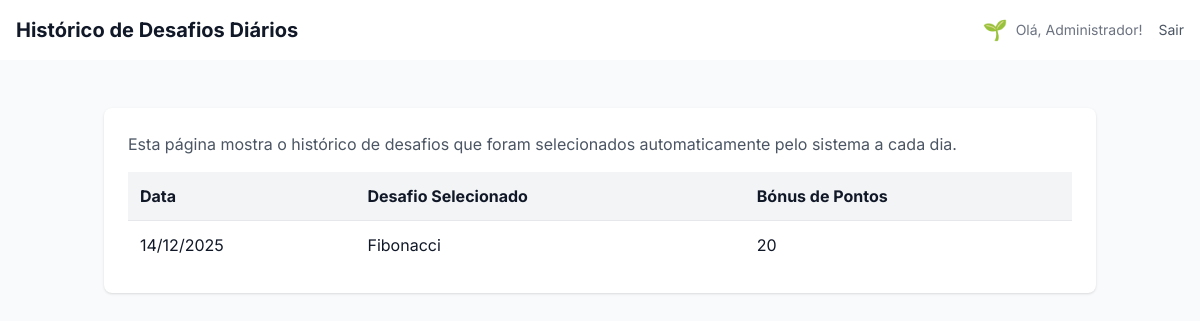
/admin/daily_challenges (signed in), run on an earlier commit of the app's database.
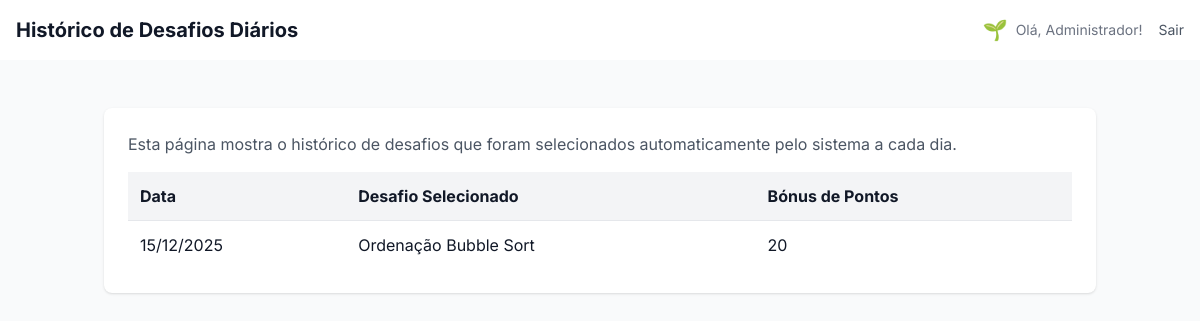
And on a later commit of the database.
### app.py (models this page shows)
class Level(db.Model):
    id = db.Column(db.Integer, primary_key=True)
    name = db.Column(db.String(50), unique=True, nullable=False)
    min_points = db.Column(db.Integer, unique=True, nullable=False, index=True)
    insignia = db.Column(db.String(255), nullable=True)  # URL ou emoji

class User(UserMixin, db.Model):
    id = db.Column(db.Integer, primary_key=True)
    name = db.Column(db.String(100), nullable=False)
    email = db.Column(db.String(100), unique=True, nullable=False)
    password = db.Column(db.String(200), nullable=False)
    is_admin = db.Column(db.Boolean, default=False)
    phone = db.Column(db.String(20))
    registered_at = db.Column(db.DateTime, default=datetime.utcnow)
    last_login = db.Column(db.DateTime)
    points = db.Column(db.Integer, default=0)
    level_id = db.Column(db.Integer, db.ForeignKey('level.id'), nullable=True)
    level = db.relationship('Level', backref='users')
    team_id = db.Column(db.Integer, db.ForeignKey('team.id'), nullable=True)
    avatar_url = db.Column(db.String(255), nullable=True)

class DailyChallenge(db.Model):
    id = db.Column(db.Integer, primary_key=True)
    day = db.Column(db.Date, unique=True, nullable=False, default=date.today)
    challenge_id = db.Column(db.Integer, db.ForeignKey('challenge.id'), nullable=False)
    bonus_points = db.Column(db.Integer, default=20)
    challenge = db.relationship('Challenge')

class Challenge(db.Model):
    id = db.Column(db.Integer, primary_key=True)
    title = db.Column(db.String(200), nullable=False)
    description = db.Column(db.Text, nullable=False)
    expected_answer = db.Column(db.String(500), nullable=False)
    points_reward = db.Column(db.Integer, default=10)
    level_required = db.Column(db.String(50), default='Iniciante')
    is_team_challenge = db.Column(db.Boolean, default=False)
    hint = db.Column(db.Text, nullable=True)
    hint_cost = db.Column(db.Integer, default=5)
    created_at = db.Column(db.DateTime, default=datetime.utcnow)
    challenge_type = db.Column(db.String(50), nullable=False, default='text')
    expected_output = db.Column(db.Text, nullable=True)

### app.py (the view)
@app.route('/admin/daily_challenges')
@login_required
def admin_daily_challenges():
    if not current_user.is_admin:
        flash('Acesso negado.', 'error')
        return redirect(url_for('index'))
    history = DailyChallenge.query.order_by(DailyChallenge.day.desc()).all()
    return render_template('admin_daily_challenges.html', history=history)

### app.py (called while the page is built)
@login_manager.user_loader
def load_user(user_id):
    return User.query.get(int(user_id))

@app.context_processor
def inject_user_gamification_data():
    if current_user.is_authenticated and current_user.level:
        return dict(user_level_insignia=current_user.level.insignia)
    return dict(user_level_insignia='')

@app.context_processor
def inject_gamification_progress():
    if not current_user.is_authenticated:
        return {}
    progress_data = {'percentage': 0, 'next_level_points': None}
    if current_user.level:
        current_level = current_user.level
        next_level = Level.query.filter(Level.min_points > current_level.min_points).order_by(Level.min_points.asc()).first()
        if next_level:
            points_for_level = next_level.min_points - current_level.min_points
            points_achieved = current_user.points - current_level.min_points
            progress_data['percentage'] = max(0, min(100, (points_achieved / points_for_level) * 100 if points_for_level > 0 else 100))
            progress_data['next_level_points'] = next_level.min_points
        else:
            progress_data['percentage'] = 100
    return dict(progress=progress_data)

### templates/admin_daily_challenges.html (shortened to what this page needs)
{% extends "admin_base.html" %}
{% block page_title %}Histórico de Desafios Diários{% endblock %}
{% block content %}
    <div class="bg-white dark:bg-gray-800 p-6 rounded-lg shadow">
        <p class="mb-4 text-gray-600 dark:text-gray-400">Esta página mostra o histórico de desafios que foram selecionados automaticamente pelo sistema a cada dia.</p>
        <div class="overflow-x-auto">
            <table class="w-full border-collapse text-left">
                <thead>
                    <tr class="bg-gray-100 dark:bg-gray-700">
                        <th class="border-b dark:border-gray-600 p-3">Data</th>
                        <th class="border-b dark:border-gray-600 p-3">Desafio Selecionado</th>
                        <th class="border-b dark:border-gray-600 p-3">Bónus de Pontos</th>
                    </tr>
                </thead>
                <tbody class="divide-y divide-gray-200 dark:divide-gray-700">
                    {% for item in history %}
                        <tr class="hover:bg-gray-50 dark:hover:bg-gray-700">
                            <td class="p-3">{{ item.day.strftime('%d/%m/%Y') }}</td>
                            <td class="p-3">{{ item.challenge.title }}</td>
                            <td class="p-3">{{ item.bonus_points }}</td>
                        </tr>
                    {% else %}
                        <tr>
                            <td class="p-3 text-center" colspan="3">Nenhum desafio diário foi gerado ainda.</td>
                        </tr>
                    {% endfor %}
                </tbody>
            </table>
        </div>
    </div>
{% endblock %}

### templates/admin_base.html (shortened to what this page needs)
<!DOCTYPE html>
<html lang="pt-BR">
<head>
    <script src="https://cdn.tailwindcss.com"></script>
    <link href="{{ url_for('static', filename='styles.css') }}" rel="stylesheet">
    <link rel="stylesheet" href="https://cdnjs.cloudflare.com/ajax/libs/font-awesome/6.4.2/css/all.min.css">
</head>
<body class="bg-gray-100 dark:bg-gray-900 text-gray-900 dark:text-gray-100 flex min-h-screen">
    <div class="flex-1 flex flex-col">
        <header class="bg-white dark:bg-gray-800 shadow-sm p-4 flex justify-between items-center">
            <h1 class="text-xl font-bold text-gray-900 dark:text-gray-100">{% block page_title %}Dashboard{% endblock %}
            </h1>
            <div class="flex items-center space-x-4">
                <span class="text-sm text-gray-500 dark:text-gray-400 flex items-center">
                    {% if current_user.is_authenticated and current_user.level and current_user.level.insignia %}
                    {% if 'cloudinary' in current_user.level.insignia %}
                    <img src="{{ current_user.level.insignia }}" alt="{{ current_user.level.name }}"
                        class="w-6 h-6 rounded-full object-cover mr-2">
                    {% else %}
                    <span class="text-xl mr-2">{{ current_user.level.insignia }}</span>
                    {% endif %}
                    {% endif %}
                    Olá, {{ current_user.name }}!
                </span>
                <a href="{{ url_for('logout') }}"
                    class="text-sm text-gray-600 dark:text-gray-400 hover:underline">Sair</a>
            </div>
        </header>
        <main class="flex-1 p-6 bg-gray-50 dark:bg-gray-900/50">
            <div class="container mx-auto px-4 py-6">
                {% block content %}{% endblock %}
            </div>
        </main>
    </div>
</body>
</html>

### static/styles.css (style rules this page uses)
:root { --primary-500: #3b82f6; --primary-600: #2563eb; --success-500: #10b981; --error-500: #ef4444; --bg-light-primary: #f3f4f6; --bg-light-secondary: #ffffff; --bg-light-tertiary: #f9fafb; --text-light-primary: #111827; --text-light-secondary: #6b7280; --border-light: #e5e7eb; --chat-user-bubble-bg: linear-gradient(135deg, #3b82f6, #60a5fa); --chat-bot-bubble-bg: #f3f4f6; --chat-welcome-bubble-bg: #eef2ff; --font-family-base: 'Inter', -apple-system, BlinkMacSystemFont, 'Segoe UI', Roboto, sans-serif; }
*, *::before, *::after { box-sizing: border-box; margin: 0; padding: 0; }
html { scroll-behavior: smooth; }
body { font-family: var(--font-family-base); line-height: 1.6; background-color: var(--bg-light-primary); color: var(--text-light-primary); transition: background-color 0.3s, color 0.3s; }

What changed in the data, as far as the page shows it:
changed DailyChallenge: day "14/12/2025" → "15/12/2025"; challenge "Fibonacci" → "Ordenação Bubble Sort"
